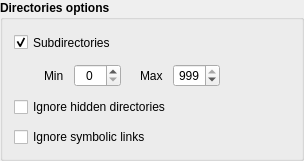
           <widget class="QGroupBox" name="groupBox_DirectoriesOptions">
            <property name="font">
             <font>
              <bold>true</bold>
             </font>
            </property>
            <property name="title">
             <string>Directories options</string>
            </property>
            <property name="checked">
             <bool>false</bool>
            </property>
            <layout class="QGridLayout" name="gridLayout_8">
             <property name="verticalSpacing">
              <number>10</number>
             </property>
             <item row="1" column="0">
              <layout class="QHBoxLayout" name="horizontalLayout">
               <property name="spacing">
                <number>10</number>
               </property>
               <property name="leftMargin">
                <number>30</number>
               </property>
               <item>
                <widget class="QLabel" name="label_4">
                 <property name="minimumSize">
                  <size>
                   <width>0</width>
                   <height>23</height>
                  </size>
                 </property>
                 <property name="maximumSize">
                  <size>
                   <width>16777215</width>
                   <height>23</height>
                  </size>
                 </property>
                 <property name="font">
                  <font>
                   <bold>false</bold>
                  </font>
                 </property>
                 <property name="text">
                  <string>Min</string>
                 </property>
                </widget>
               </item>
               <item>
                <widget class="QSpinBox" name="spinBox_MinDepth">
                 <property name="minimumSize">
                  <size>
                   <width>0</width>
                   <height>23</height>
                  </size>
                 </property>
                 <property name="maximumSize">
                  <size>
                   <width>16777215</width>
                   <height>23</height>
                  </size>
                 </property>
                 <property name="font">
                  <font>
                   <bold>false</bold>
                  </font>
                 </property>
                 <property name="toolTip">
                  <string>Set the minimum depth of subdirectories to include in the search.</string>
                 </property>
                 <property name="alignment">
                  <set>Qt::AlignmentFlag::AlignCenter</set>
                 </property>
                 <property name="minimum">
                  <number>0</number>
                 </property>
                 <property name="maximum">
                  <number>999</number>
                 </property>
                 <property name="value">
                  <number>0</number>
                 </property>
                </widget>
               </item>
               <item>
                <widget class="QLabel" name="label_5">
                 <property name="minimumSize">
                  <size>
                   <width>0</width>
                   <height>23</height>
                  </size>
                 </property>
                 <property name="maximumSize">
                  <size>
                   <width>16777215</width>
                   <height>23</height>
                  </size>
                 </property>
                 <property name="font">
                  <font>
                   <bold>false</bold>
                  </font>
                 </property>
                 <property name="text">
                  <string>Max</string>
                 </property>
                 <property name="indent">
                  <number>9</number>
                 </property>
                </widget>
               </item>
               <item>
                <widget class="QSpinBox" name="spinBox_MaxDepth">
                 <property name="minimumSize">
                  <size>
                   <width>0</width>
                   <height>23</height>
                  </size>
                 </property>
                 <property name="maximumSize">
                  <size>
                   <width>16777215</width>
                   <height>23</height>
                  </size>
                 </property>
                 <property name="font">
                  <font>
                   <bold>false</bold>
                  </font>
                 </property>
                 <property name="toolTip">
                  <string>Set the maximum depth of subdirectories to search.</string>
                 </property>
                 <property name="alignment">
                  <set>Qt::AlignmentFlag::AlignCenter</set>
                 </property>
                 <property name="minimum">
                  <number>1</number>
                 </property>
                 <property name="maximum">
                  <number>999</number>
                 </property>
                 <property name="value">
                  <number>999</number>
                 </property>
                </widget>
               </item>
               <item>
                <spacer name="horizontalSpacer_5">
                 <property name="orientation">
                  <enum>Qt::Orientation::Horizontal</enum>
                 </property>
                 <property name="sizeHint" stdset="0">
                  <size>
                   <width>40</width>
                   <height>20</height>
                  </size>
                 </property>
                </spacer>
               </item>
              </layout>
             </item>
             <item row="2" column="0" colspan="6">
              <widget class="QCheckBox" name="checkBox_IgnoreHiddenDirectories">
               <property name="font">
                <font>
                 <bold>false</bold>
                </font>
               </property>
               <property name="toolTip">
                <string>Ignore hidden directories during the search.</string>
               </property>
               <property name="text">
                <string>Ignore hidden directories</string>
               </property>
              </widget>
             </item>
             <item row="0" column="0">
              <widget class="QCheckBox" name="checkBox_Subdirectories">
               <property name="minimumSize">
                <size>
                 <width>0</width>
                 <height>23</height>
                </size>
               </property>
               <property name="maximumSize">
                <size>
                 <width>16777215</width>
                 <height>23</height>
                </size>
               </property>
               <property name="font">
                <font>
                 <bold>false</bold>
                </font>
               </property>
               <property name="toolTip">
                <string>&lt;html&gt;&lt;head/&gt;&lt;body&gt;&lt;p&gt;Include files from subdirectories during the search.&lt;/p&gt;&lt;/body&gt;&lt;/html&gt;</string>
               </property>
               <property name="text">
                <string>Subdirectories</string>
               </property>
               <property name="checked">
                <bool>true</bool>
               </property>
              </widget>
             </item>
             <item row="3" column="0">
              <widget class="QCheckBox" name="checkBox_IgnoreSymbolicDirectoriesLinks">
               <property name="font">
                <font>
                 <bold>false</bold>
                </font>
               </property>
               <property name="toolTip">
                <string>Ignore symbolic directory links during the search.</string>
               </property>
               <property name="text">
                <string>Ignore symbolic links</string>
               </property>
              </widget>
             </item>
            </layout>
           </widget>
